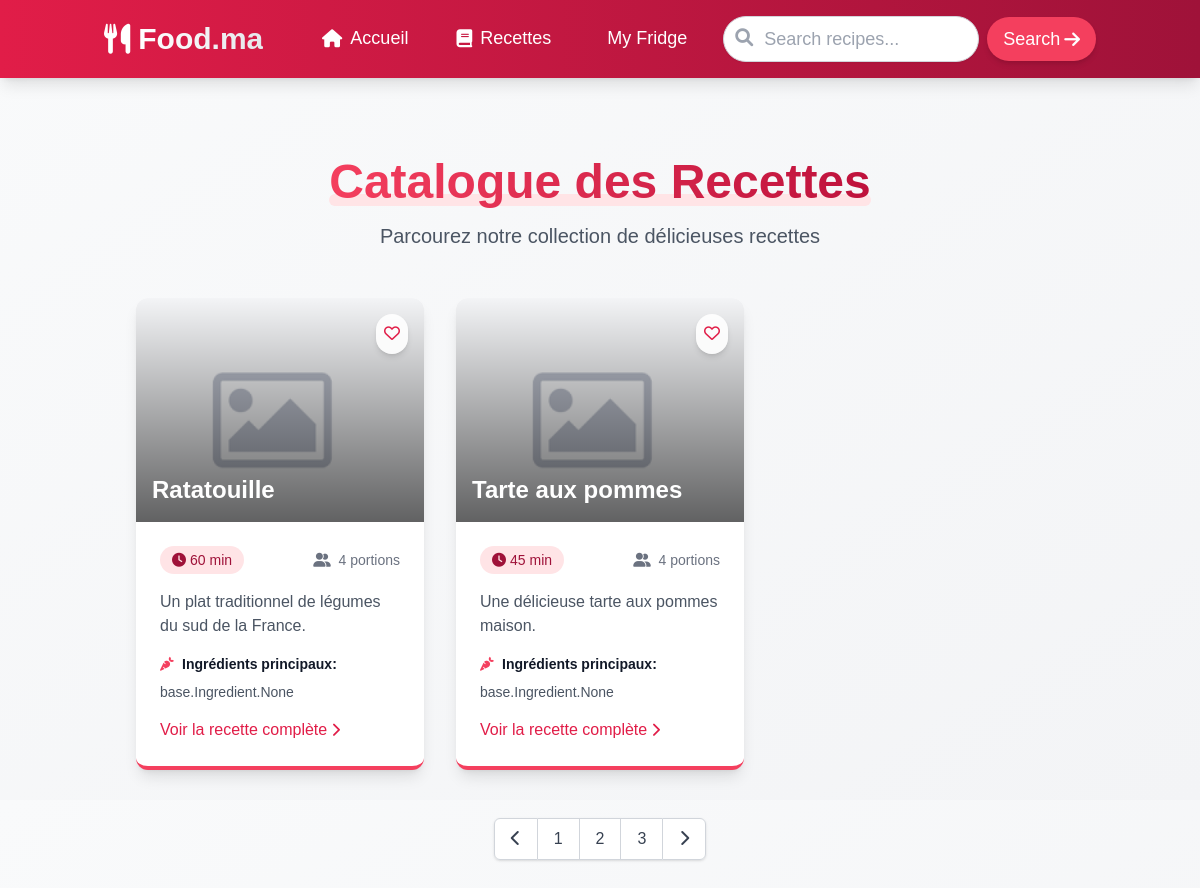
Page /recettes/ on the committed database.
### base/models.py (models this page shows, shortened)
class Recette(models.Model):
    nom = models.CharField(max_length=255, verbose_name='Nom de la recette')
    temps_preparation = models.IntegerField(verbose_name='Temps de préparation (minutes)')
    description = models.TextField(verbose_name='Description')
    ingredients = models.ManyToManyField(Ingredient, verbose_name='Ingrédients')
    instructions = models.TextField(verbose_name='Instructions', blank=True)
    date_creation = models.DateTimeField(auto_now_add=True)
    date_modification = models.DateTimeField(auto_now=True)
    class Meta:
        ordering = ['nom']
        verbose_name = 'Recette'
        verbose_name_plural = 'Recettes'

### base/views.py (the view)
# urls.py: path('recettes/', views.ListeRecettes.as_view(), name='recettes'),
class ListeRecettes(View):
    def get(self, request):
        recettes = Recette.objects.prefetch_related('ingredients').all()
        return render(request, 'listeRecettes.html', {'recettes': recettes})

### base/templates/listeRecettes.html (shortened to what this page needs)
{% extends 'base.html' %}
{% block content %}
<div class="max-w-7xl mx-auto px-4 sm:px-6 lg:px-8 py-12">
    <div class="text-center mb-12">
        <h1 class="text-5xl font-extrabold text-gray-900 mb-4 relative inline-block">
            <span class="relative z-10">
                <span class="bg-clip-text text-transparent bg-gradient-to-r from-culinary-500 to-culinary-700">
                </span>
            </span>
            <span class="absolute bottom-0 left-0 right-0 h-3 bg-culinary-100 rounded-full z-0"></span>
        </h1>
        <p class="text-xl text-gray-600 max-w-2xl mx-auto">Parcourez notre collection de délicieuses recettes</p>
    </div>
    <div class="grid grid-cols-1 sm:grid-cols-2 lg:grid-cols-3 gap-8">
        {% for recette in recettes %}
        <a href="{% url 'recette_detail' recette.id %}" class="block transform transition-all duration-300 hover:scale-[1.03] hover:shadow-xl">
            <div class="bg-white rounded-xl shadow-lg overflow-hidden border-b-4 border-culinary-500 group h-full flex flex-col">
                <div class="relative overflow-hidden h-56 flex-shrink-0">
                    <img
                        src="../static/images/Image-not-found.png"
                        alt="{{ recette.nom }}"
                        class="w-full h-full object-cover transition-transform duration-500 group-hover:scale-110"
                    >
                    <div class="absolute inset-0 bg-gradient-to-t from-black/60 to-transparent"></div>
                    <div class="absolute bottom-0 left-0 right-0 p-4">
                        <h2 class="text-2xl font-bold text-white">{{ recette.nom }}</h2>
                    </div>
                    <div class="absolute top-4 right-4">
                        <button class="bg-white/90 text-culinary-600 p-2 rounded-full shadow-md hover:bg-white hover:text-culinary-700 transition-colors duration-300">
                            <i class="far fa-heart"></i>
                        </button>
                    </div>
                </div>
                <div class="p-6 flex-grow flex flex-col">
                    <div class="flex justify-between items-center mb-4">
                        <span class="inline-flex items-center px-3 py-1 rounded-full text-sm font-medium bg-culinary-100 text-culinary-800">
                            <i class="fas fa-clock mr-1"></i> {{ recette.temps_preparation }} min
                        </span>
                        <span class="text-sm text-gray-500">
                            <i class="fas fa-user-friends mr-1"></i> 4 portions
                        </span>
                    </div>
                    <p class="text-gray-600 mb-4 line-clamp-2 flex-grow">{{ recette.description }}</p>
                    <div class="mb-4">
                        <h3 class="text-sm font-semibold text-gray-900 mb-2 flex items-center">
                            <i class="fas fa-carrot text-culinary-500 mr-2"></i>
                            Ingrédients principaux:
                        </h3>
                        <p class="text-gray-600 text-sm line-clamp-2">{{ recette.ingredients }}</p>
                    </div>
                    <div class="mt-auto">
                        <span class="inline-flex items-center text-culinary-600 hover:text-culinary-800 font-medium transition-colors duration-300">
                            Voir la recette complète
                            <i class="fas fa-chevron-right ml-1 text-sm"></i>
                        </span>
                    </div>
                </div>
            </div>
        </a>
        {% endfor %}
    </div>
    {% if recettes %}
    <div class="mt-12 flex justify-center">
        <nav class="inline-flex rounded-md shadow">
            <a href="#" class="px-4 py-2 rounded-l-md border border-gray-300 bg-white text-gray-700 hover:bg-gray-50">
                <i class="fas fa-chevron-left"></i>
            </a>
            <a href="#" class="px-4 py-2 border-t border-b border-gray-300 bg-white text-gray-700 hover:bg-gray-50">
                1
            </a>
            <a href="#" class="px-4 py-2 border border-gray-300 bg-white text-gray-700 hover:bg-gray-50">
                2
            </a>
            <a href="#" class="px-4 py-2 border-t border-b border-gray-300 bg-white text-gray-700 hover:bg-gray-50">
                3
            </a>
            <a href="#" class="px-4 py-2 rounded-r-md border border-gray-300 bg-white text-gray-700 hover:bg-gray-50">
                <i class="fas fa-chevron-right"></i>
            </a>
        </nav>
    </div>
    {% endif %}
</div>
{% endblock %}

### base/templates/base.html (shortened to what this page needs)
<!DOCTYPE html>
<html lang="fr">
<head>
    <script src="https://cdn.tailwindcss.com"></script>
    <link href="https://cdnjs.cloudflare.com/ajax/libs/font-awesome/6.0.0/css/all.min.css" rel="stylesheet">
</head>
<body class="bg-gradient-to-br from-gray-50 to-gray-100 font-sans">
    <header class="bg-gradient-to-r from-culinary-600 to-culinary-800 text-white shadow-lg">
        <div class="container mx-auto px-4 py-4 flex flex-col md:flex-row justify-between items-center">
            <div class="flex items-center space-x-2 mb-4 md:mb-0">
                <i class="fas fa-utensils text-3xl"></i>
                <h1 class="text-3xl font-bold bg-clip-text text-transparent bg-gradient-to-r from-white to-gray-200">Food.ma</h1>
            </div>
            <nav>
                <ul class="flex flex-wrap justify-center space-x-2 md:space-x-6 text-lg">
                    <li><a href="/" class="px-3 py-2 rounded-lg hover:bg-culinary-500 transition-all duration-300 flex items-center"><i class="fas fa-home mr-2"></i>Accueil</a></li>
                    <li><a href="/recettes/" class="px-3 py-2 rounded-lg hover:bg-culinary-500 transition-all duration-300 flex items-center"><i class="fas fa-book mr-2"></i>Recettes</a></li>
                    <li><a href="/fridge/" class="px-3 py-2 rounded-lg hover:bg-culinary-500 transition-all duration-300 flex items-center">My Fridge</a></li>
                    <li class="mt-2 md:mt-0">
                        <form method="get" action="/search/" class="flex items-center space-x-2">
                            <div class="relative">
                                <input
                                    type="text"
                                    name="q"
                                    placeholder="Search recipes..."
                                    class="pl-10 pr-4 py-2 w-full md:w-64 rounded-full text-black border border-gray-300 focus:outline-none focus:ring-2 focus:ring-culinary-500 focus:border-transparent shadow-sm"
                                >
                                <i class="fas fa-search absolute left-3 top-3 text-gray-400"></i>
                            </div>
                            <button
                                type="submit"
                                class="bg-culinary-500 text-white px-4 py-2 rounded-full hover:bg-culinary-700 transition-all duration-300 shadow-md hover:shadow-lg flex items-center"
                            >
                                <span class="hidden md:inline">Search</span>
                                <i class="fas fa-arrow-right ml-1"></i>
                            </button>
                        </form>
                    </li>
                </ul>
            </nav>
        </div>
    </header>
    <main class="container mx-auto px-4 py-8 min-h-screen">
        {% block content %}
        {% endblock %}
    </main>
</body>
</html>

### rows in the picture
Recette: nom "Ratatouille", temps_preparation "60", description "Un plat traditionnel de légumes du sud de la France.", ingredients "base.Ingredient.None"
Recette: nom "Tarte aux pommes", temps_preparation "45", description "Une délicieuse tarte aux pommes maison.", ingredients "base.Ingredient.None"
